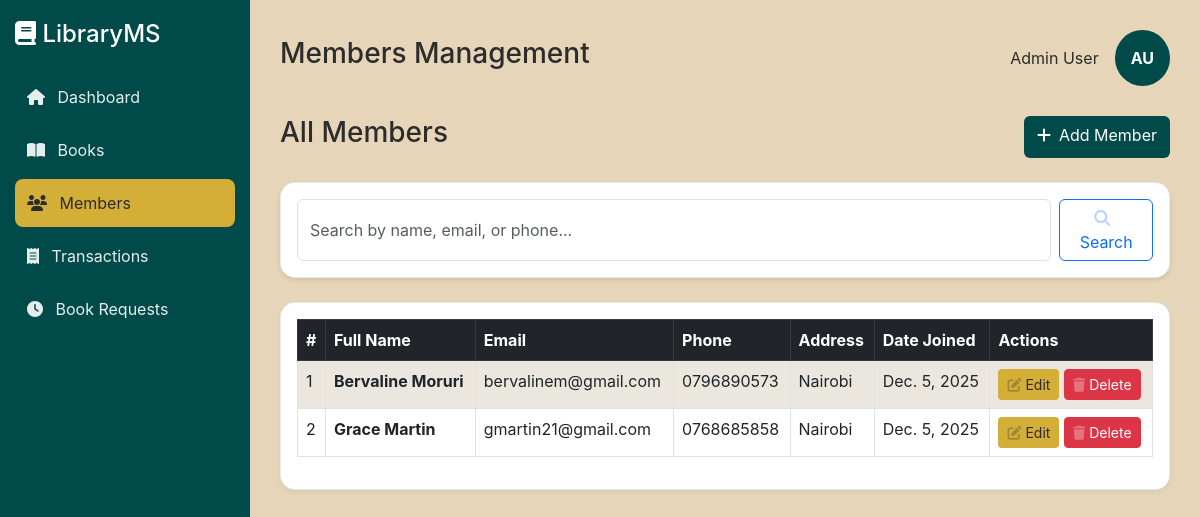
The page /admin-panel/members/ on the database as committed earlier.
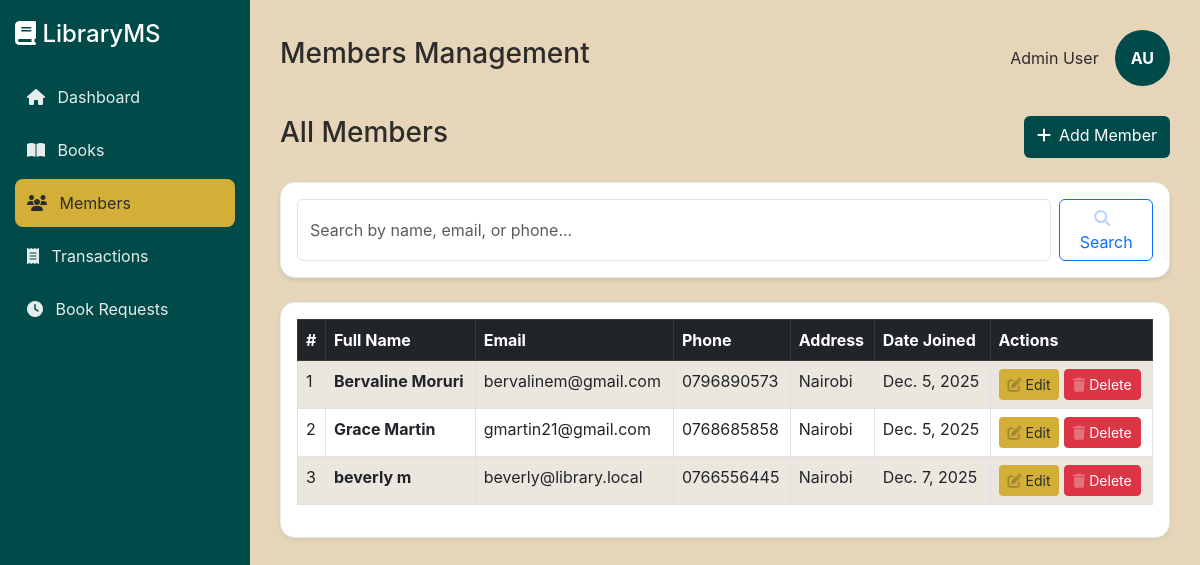
The same page on the database as committed later.
### Admin/models.py (models this page shows, shortened)
class Member(models.Model):
    user = models.OneToOneField(User, on_delete=models.CASCADE, null=True, blank=True)
    full_name = models.CharField(max_length=200)
    email = models.EmailField(unique=True)
    phone = models.CharField(max_length=20)
    address = models.CharField(max_length=255, blank=True)
    date_joined = models.DateField(default=timezone.now)

### Admin/views.py (the view)
# urls.py: path('members/', views.members, name="members"),
def members(request):
    search_query = request.GET.get('search', '')
    all_members = Member.objects.all()
    if search_query:
        all_members = all_members.filter(
            Q(full_name__icontains=search_query) |
            Q(email__icontains=search_query) |
            Q(phone__icontains=search_query)
        )
    return render(request, 'members.html', {'members': all_members, 'search_query': search_query})

### Admin/templates/members.html (shortened to what this page needs)
{% extends 'base.html' %}
{% block page_title %}Members Management{% endblock %}
{% block content %}
<div class="d-flex justify-content-between mb-4">
    <h3>All Members</h3>
    <a href="{% url 'add_member' %}" class="btn" style="background-color: #004B49; color: white;">
        <i class="fa-solid fa-plus me-2"></i>Add Member
    </a>
</div>
<div class="card mb-4">
    <div class="card-body">
        <form method="GET" action="{% url 'members' %}" class="d-flex gap-2">
            <input type="text" name="search" class="form-control" placeholder="Search by name, email, or phone..." value="{{ search_query }}">
            <button type="submit" class="btn btn-outline-primary">
                <i class="fa-solid fa-search me-2"></i>Search
            </button>
        </form>
    </div>
</div>
<div class="card shadow-sm">
    <div class="card-body">
        <div class="table-responsive">
            <table class="table table-bordered table-striped table-hover">
                <thead class="table-dark">
                    <tr>
                        <th>#</th>
                        <th>Full Name</th>
                        <th>Email</th>
                        <th>Phone</th>
                        <th>Address</th>
                        <th>Date Joined</th>
                        <th>Actions</th>
                    </tr>
                </thead>
                <tbody>
                    {% for member in members %}
                    <tr>
                        <td>{{ forloop.counter }}</td>
                        <td><strong>{{ member.full_name }}</strong></td>
                        <td>{{ member.email }}</td>
                        <td>{{ member.phone }}</td>
                        <td>{{ member.address|default:"--" }}</td>
                        <td>{{ member.date_joined }}</td>
                        <td>
                    <a href="{% url 'edit_member' member.id %}" class="btn btn-sm" style="background-color: #D4AF37; color: #2C2C2C;">
                        <i class="fa-solid fa-edit me-1"></i>Edit
                    </a>
                    <a href="{% url 'delete_member' member.id %}" class="btn btn-sm btn-danger"
                       onclick="return confirm('Are you sure you want to delete this member?')">
                        <i class="fa-solid fa-trash me-1"></i>Delete
                    </a>
                        </td>
                    </tr>
                    {% endfor %}
                </tbody>
            </table>
        </div>
    </div>
</div>
{% endblock %}

Rows that differ between the two databases and show on the page:
added Member: full_name "beverly m", email "beverly@library.local", phone "0766556445", address "Nairobi", date_joined "Dec. 7, 2025"
